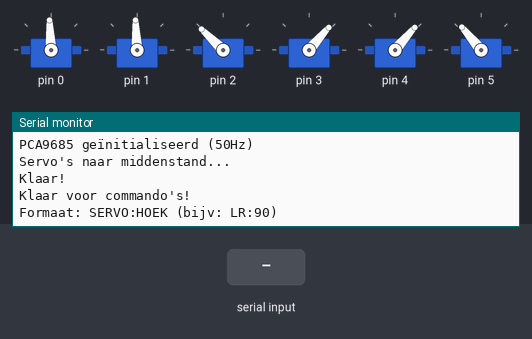
This sketch was run on a simulated Arduino Mega 2560, built with avr-gcc and run on an emulated ATmega2560. Parts: 6 × servo, the last lines printed to the serial monitor. Wiring (inferred from the names in the program): PCA9685 PWM driver at I2C address 0x40. Inputs (shaded band) come from the test bench. Servo pulses on a pin are drawn as a servo (544–2400 µs = 0–180°).

Above: at 3.6 s.
3.7 s: "90:45\n" received over Serial
At 4.3 s:
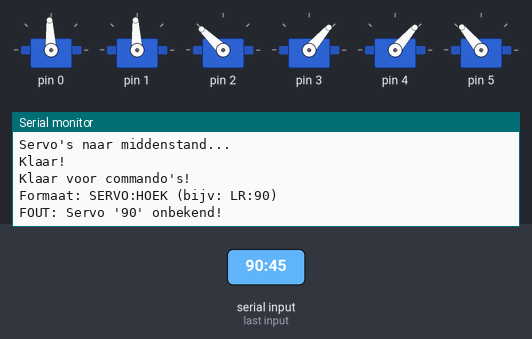
5.2 s: "5\n" received over Serial
At 6.6 s:
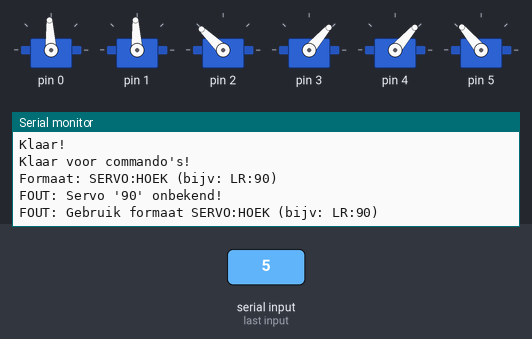

The sketch:

Arduino_Eye_Control.ino
```cpp
#include <Wire.h>

// PCA9685 I2C adres (standaard 0x40)
#define PCA9685_ADDR 0x40

// PCA9685 registers
#define MODE1 0x00
#define MODE2 0x01
#define PRE_SCALE 0xFE
#define LED0_ON_L 0x06
#define LED0_ON_H 0x07
#define LED0_OFF_L 0x08
#define LED0_OFF_H 0x09

// Servo configuratie
struct ServoConfig {
  const char* name;
  int min_angle;
  int max_angle;
  int start_angle;
  int pca_pin;
};

// Alle servo's - SIMPEL array in plaats van std::map
ServoConfig servos[] = {
  {"LR", 40, 140, 90, 0},    // Links/Rechts - Pin 0
  {"UD", 40, 140, 90, 1},    // Omhoog/Omlaag - Pin 1
  {"TL", 90, 170, 130, 2},   // Ooglid Links Boven - Pin 2
  {"BL", 10, 90, 50, 3},     // Ooglid Links Onder - Pin 3
  {"TR", 10, 90, 50, 4},     // Ooglid Rechts Boven - Pin 4
  {"BR", 90, 160, 125, 5}    // Ooglid Rechts Onder - Pin 5
};

#define NUM_SERVOS 6

void setup() {
  Serial.begin(115200);
  delay(2000);

  Serial.println("\n=== Arduino Mega Eye Controller ===");
  Serial.println("PCA9685 servo controller initialiseren...");

  Wire.begin();
  delay(100);

  initPCA9685();
  goToStartPositions();

  Serial.println("Klaar voor commando's!");
  Serial.println("Formaat: SERVO:HOEK (bijv: LR:90)");
}

void loop() {
  if (Serial.available()) {
    String command = Serial.readStringUntil('\n');
    command.trim();

    if (command.length() > 0) {
      parseCommand(command);
    }
  }
}

// PCA9685 initialiseren
void initPCA9685() {
  writePCA9685(MODE1, 0x01);
  delay(10);

  writePCA9685(MODE2, 0x04);

  // 50 Hz frequentie
  writePCA9685(PRE_SCALE, 121);
  delay(10);

  writePCA9685(MODE1, 0x01);

  Serial.println("PCA9685 geïnitialiseerd (50Hz)");
}

// Schrijf naar PCA9685 register
void writePCA9685(uint8_t reg, uint8_t data) {
  Wire.beginTransmission(PCA9685_ADDR);
  Wire.write(reg);
  Wire.write(data);
  Wire.endTransmission();
}

// Stuur PWM naar een kanaal
void setPWM(uint8_t channel, uint16_t on, uint16_t off) {
  uint8_t reg_l = LED0_ON_L + 4 * channel;
  uint8_t reg_h = LED0_ON_H + 4 * channel;
  uint8_t reg_l_off = LED0_OFF_L + 4 * channel;
  uint8_t reg_h_off = LED0_OFF_H + 4 * channel;

  Wire.beginTransmission(PCA9685_ADDR);
  Wire.write(reg_l);
  Wire.write(on & 0xFF);
  Wire.write((on >> 8) & 0x0F);
  Wire.write(off & 0xFF);
  Wire.write((off >> 8) & 0x0F);
  Wire.endTransmission();
}

// Vind servo in array
int findServo(String servoName) {
  for (int i = 0; i < NUM_SERVOS; i++) {
    if (servoName.equals(servos[i].name)) {
      return i;
    }
  }
  return -1;
}

// Parseer inkomende commando's "LR:90"
void parseCommand(String command) {
  int colonPos = command.indexOf(':');

  if (colonPos == -1) {
    Serial.println("FOUT: Gebruik formaat SERVO:HOEK (bijv: LR:90)");
    return;
  }

  String servoName = command.substring(0, colonPos);
  String angleStr = command.substring(colonPos + 1);

  servoName.trim();
  angleStr.trim();

  int servoIndex = findServo(servoName);

  if (servoIndex == -1) {
    Serial.print("FOUT: Servo '");
    Serial.print(servoName);
    Serial.println("' onbekend!");
    return;
  }

  int angle = angleStr.toInt();
  ServoConfig config = servos[servoIndex];

  if (angle < config.min_angle || angle > config.max_angle) {
    Serial.print("FOUT: Hoek ");
    Serial.print(angle);
    Serial.print(" buiten bereik [");
    Serial.print(config.min_angle);
    Serial.print("-");
    Serial.print(config.max_angle);
    Serial.println("]");
    return;
  }

  setServoAngle(servoIndex, angle);

  Serial.print("OK: ");
  Serial.print(servoName);
  Serial.print(" -> ");
  Serial.println(angle);
}

// Zet servo naar gegeven hoek
void setServoAngle(int servoIndex, int angle) {
  ServoConfig config = servos[servoIndex];
  int pulseLength = map(angle, 0, 180, 102, 512);
  setPWM(config.pca_pin, 0, pulseLength);
}

// Zet alle servo's naar startpositie
void goToStartPositions() {
  Serial.println("Servo's naar middenstand...");

  for (int i = 0; i < NUM_SERVOS; i++) {
    setServoAngle(i, servos[i].start_angle);
    delay(50);
  }

  Serial.println("Klaar!");
}
```

Measured:
- after the input at 3.7 s, the serial monitor: prints a new line at once (image 1)
- after the input at 5.2 s, the serial monitor: prints a new line at once (image 2)
